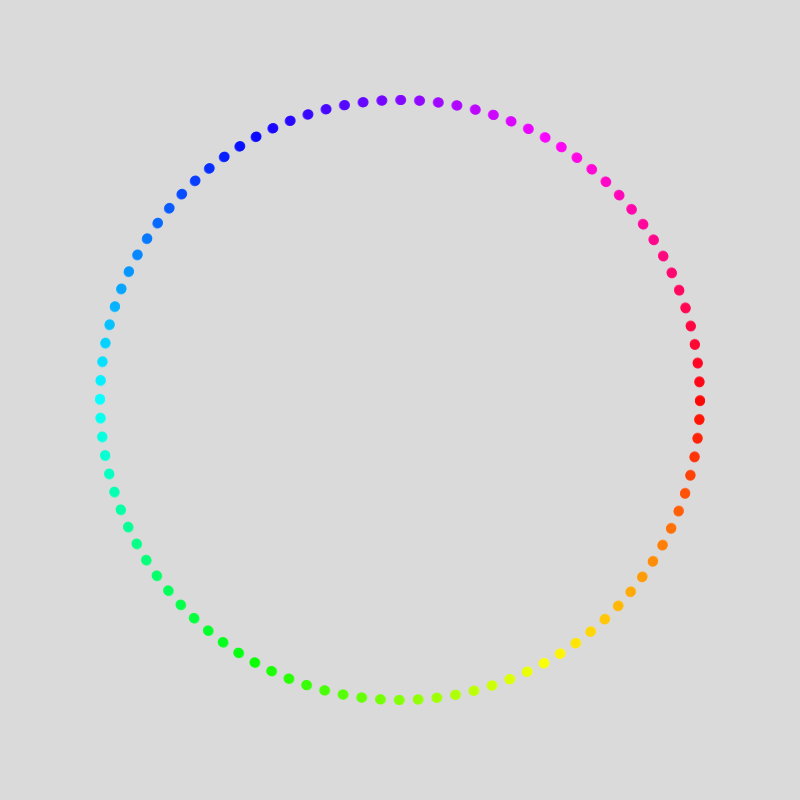
Frame 1 (no input)
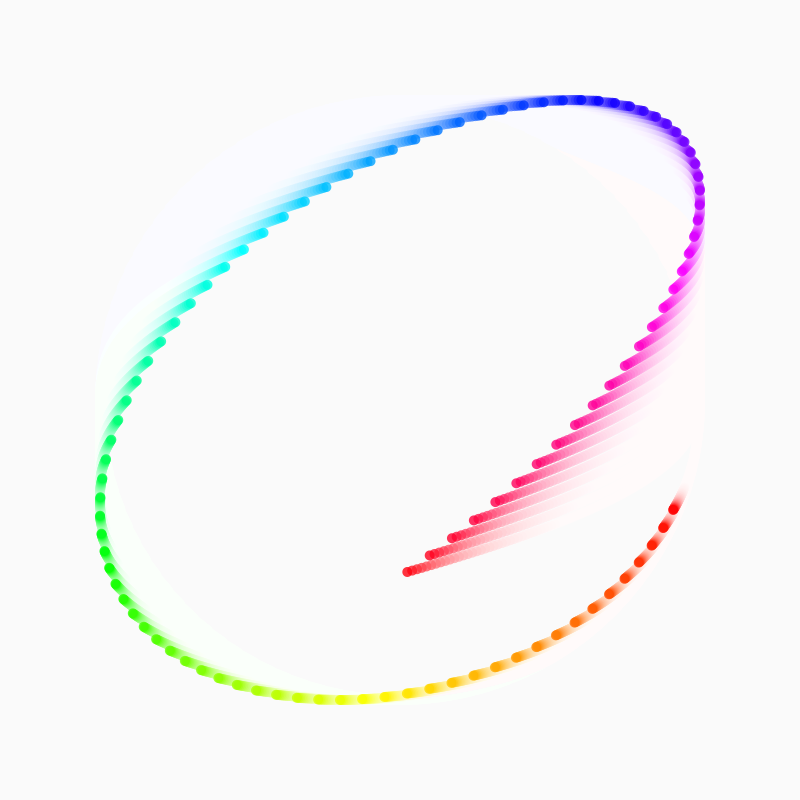
Frame 60 (the mouse pressed at the canvas centre just before this capture)
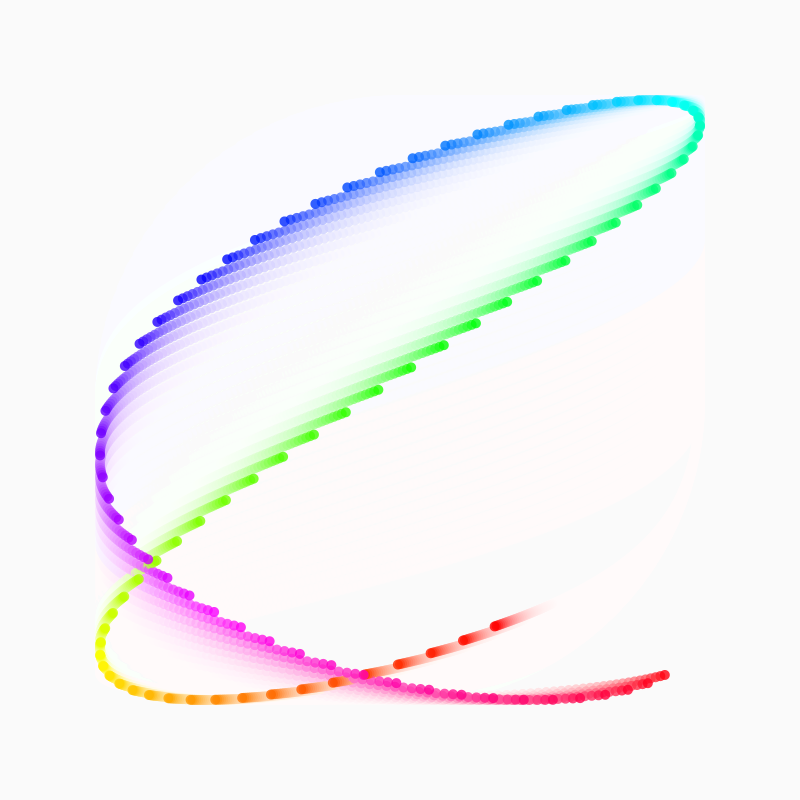
Frame 120 (the mouse held since frame 60 and released just before this capture)

The Processing sketch that drew these frames (run headless with seeded random() and noise(); from frame 60 on, the mouse is pressed at the canvas centre):

// Processing sketch: Tweet20190818Refactored
// ── Tweet20190818Refactored.pde
/**
 * Author: FAL
 * Date: 2019-08-20
 */

// constants ---------------------------------------------------

final int CANVAS_SIZE = 800;
final color BACKGROUND_COLOR = 0x19FFFFFF;
final int REPETITIONS_PER_FRAME = 3;
final int NUM_PARTICLES = 100;
final float COLOR_MAX_VALUE = 1; // Max value of each color parameter.
final float SATURATION_FACTOR = 1.0;
final float BRIGHTNESS_FACTOR = 1.0;
final float OPAQUENESS_FACTOR = 0.8;
final float PARTICLE_SIZE = 10;
final float POSITION_MAGNITUDE = 300;
final float DELTA_TIME = 0.002;


// calculated constants ----------------------------------------

final float SATURATION = SATURATION_FACTOR * COLOR_MAX_VALUE;
final float BRIGHTNESS = BRIGHTNESS_FACTOR * COLOR_MAX_VALUE;
final float OPAQUENESS = OPAQUENESS_FACTOR * COLOR_MAX_VALUE;


// variable ----------------------------------------------------

float time = 0;


// equations ---------------------------------------------------

float fnX(float alpha, float theta) {
  return cos(alpha * theta);
}

float fnY(float beta, float theta) {
  return sin(beta * theta);
}

float fnAlpha(float t) {
  return 4 - 3 * cos(t);
}

float fnBeta(float t) {
  return 4 - 3 * cos(t / 2);
}

float fnTheta(float normalizedIndex, float t) {
  return TWO_PI * normalizedIndex + t;
}


// sketch ------------------------------------------------------

void settings() {
  size(CANVAS_SIZE, CANVAS_SIZE);
}

void setup() {
  rectMode(CENTER);
  colorMode(HSB, COLOR_MAX_VALUE);
  noStroke();
}

void draw() {
  translate(width / 2, height / 2);

  for (int k = 0; k < REPETITIONS_PER_FRAME; k++) {
    fill(BACKGROUND_COLOR);
    square(0, 0, CANVAS_SIZE);

    // These are common to all particles at a specific time.
    final float alpha = fnAlpha(time);
    final float beta = fnBeta(time);

    for (int i = 0; i < NUM_PARTICLES; i++) {
      final float normalizedIndex = (float)i / NUM_PARTICLES;
      
      final float hue = normalizedIndex * COLOR_MAX_VALUE;
      fill(hue, SATURATION, BRIGHTNESS, OPAQUENESS);

      final float theta = fnTheta(normalizedIndex, time);
      final float x = fnX(alpha, theta);
      final float y = fnY(beta, theta);
      circle(
        POSITION_MAGNITUDE * x, 
        POSITION_MAGNITUDE * y,
        PARTICLE_SIZE
      );
    }

    time += DELTA_TIME;
  }
}
